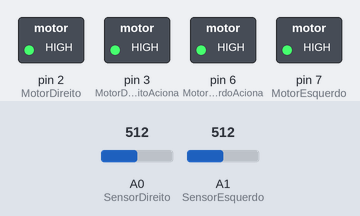
Bench run of a sketch on a simulated Arduino Uno, built with avr-gcc and run on an emulated ATmega328P. Parts: switched loads named in the sketch (green lamp = pin HIGH). Inputs (shaded band) come from the test bench; at power-on: A0 (SensorDireito) = 512, A1 (SensorEsquerdo) = 512.

Above: at 1.2 s.
1.3 s: A0 (SensorDireito) set to 307
2.8 s: A0 (SensorDireito) set to 289
At 3.7 s:
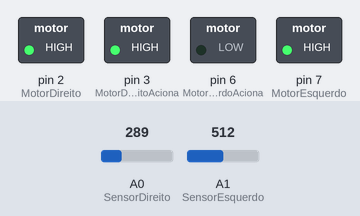
4.3 s: A0 (SensorDireito) set to 306
At 4.8 s:
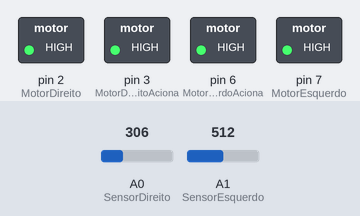
5.8 s: A1 (SensorEsquerdo) set to 307
7.3 s: A1 (SensorEsquerdo) set to 291
At 8.3 s:
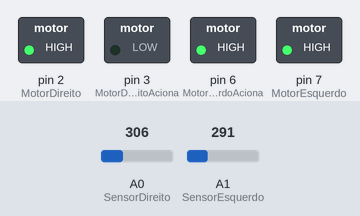
8.8 s: A1 (SensorEsquerdo) set to 306
At 9.4 s:
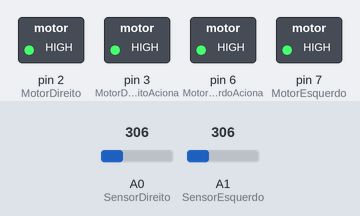
Timing chart, 0 to 11.3 s (numbered marks = the images above; inputs shaded):
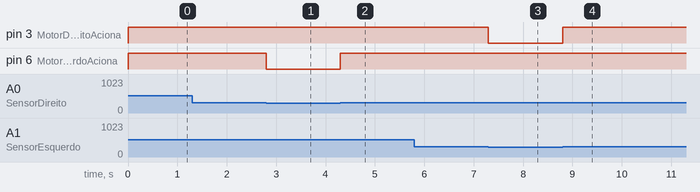

The sketch:

LineFollowerRobot.ino
```cpp
/*----------------------------------------------------------------
 * ROBO SEGUIDOR DE LINHA
 *
 * Arduino Uno R2, Proto shield, L293D e QRE-1113 Analogico
 *
 * Cleber Moretti
 * Data: 05/02/2015
 * v.1.0
----------------------------------------------------------------*/
#include <Wire.h>

// Sensores
const int SensorDireito = 0; // Sensor do lado direito - pino A0 -- Visto de tras para frente
const int SensorEsquerdo = 1; // Sensor do lado esquerdo - pino A1

// Motores
int MotorDireitoAciona = 3; // Ligado ao Enable 1 do L293D
int MotorEsquerdoAciona = 6; // Ligado ao Enable 2 do L293D
int MotorDireito = 2; // Motor direito para frente - sentido rotacao
int MotorEsquerdo = 7; // Motor esquerdo para frente - sentido rotacao
// int MotorDireitoTras = 4; // Motor direito para tras
// int MotorEsquerdoTras = 8; //Motor esquerdo para tras

void setup() {

  pinMode(SensorDireito, INPUT);
  pinMode(SensorEsquerdo, INPUT);
  pinMode(MotorDireitoAciona, OUTPUT);
  pinMode(MotorEsquerdoAciona, OUTPUT);
  pinMode(MotorDireito, OUTPUT);
  pinMode(MotorEsquerdo, OUTPUT);

  digitalWrite(MotorDireito,HIGH);
  digitalWrite(MotorEsquerdo, HIGH);
}

void loop() {

  int sLadoDireito = analogRead(SensorDireito);
  int sLadoEsquerdo = analogRead(SensorEsquerdo);

  if (sLadoDireito >= 300 && sLadoEsquerdo < 300) { //300 leituras por segundo
      // ViraDireita
      digitalWrite(MotorDireitoAciona, LOW);
      digitalWrite(MotorEsquerdoAciona, HIGH);
  }
  else if (sLadoDireito < 300 && sLadoEsquerdo >= 300) {
      // ViraEsquerda
      digitalWrite(MotorDireitoAciona, HIGH);
      digitalWrite(MotorEsquerdoAciona, LOW);
  }
  else {
      // Frente
      digitalWrite(MotorDireitoAciona, HIGH);
      digitalWrite(MotorEsquerdoAciona, HIGH);
  }

}
```

Measured:
- the behaviour switches between 300 and 299 on A0 (SensorDireito) (found by bisection; images 0 and 1)
- the behaviour switches between 300 and 299 on A1 (SensorEsquerdo) (found by bisection; images 2 and 3)
- after the input at 1.3 s, every drawn part: stays the same
- after the input at 2.8 s, pin 6 (MotorEsquerdoAciona): HIGH → LOW at once
- after the input at 4.3 s, pin 6 (MotorEsquerdoAciona): LOW → HIGH at once
- after the input at 5.8 s, every drawn part: stays the same
- after the input at 7.3 s, pin 3 (MotorDireitoAciona): HIGH → LOW at once
- after the input at 8.8 s, pin 3 (MotorDireitoAciona): LOW → HIGH at once
